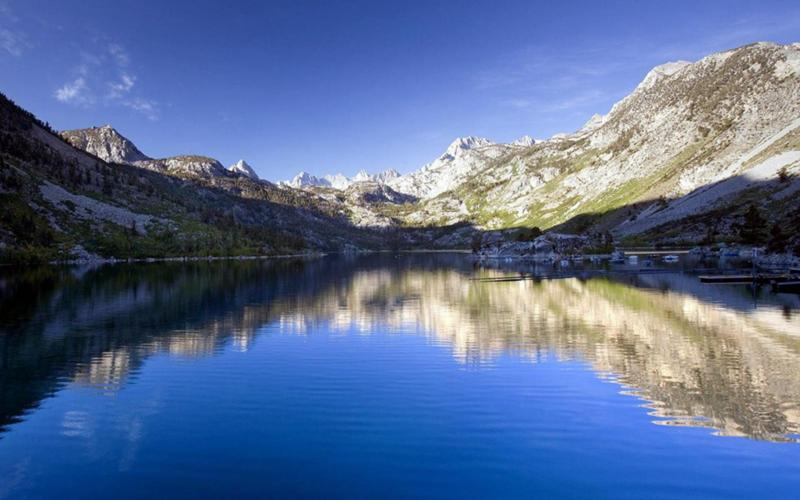
#> input picture lab1/test_image.jpg, 800 x 500 px
$ python erosion.py
#> lines starting #> are read from the running program, lines starting #| are printed output that depends on the picture; after the words box and inside, x2 and y2 are one past the last pixel; in counts of white or black regions, pixels touching at a corner belong together
import cv2
import numpy as np
import time
import matplotlib.pyplot as plt

def erosion_opencv(image):
    """
    Применяет эрозию к изображению используя OpenCV
    """
    kernel = np.ones((3, 3), np.uint8)
    return cv2.erode(image, kernel, iterations=1)

def erosion_native(image):
    """
    Применяет эрозию к изображению используя нативную реализацию
    """
    # Создаем выходное изображение
    height, width = image.shape
    output = np.zeros((height, width), dtype=np.uint8)

    # Проходим по каждому пикселю изображения (кроме границ)
    for i in range(1, height-1):
        for j in range(1, width-1):
            # Получаем окно 3x3 вокруг текущего пикселя
            window = image[i-1:i+2, j-1:j+2]
            # Применяем операцию эрозии (минимум в окне)
            output[i, j] = np.min(window)

    return output

def compare_methods(image_path):
    """
    Сравнивает время выполнения и результаты обоих методов
    """
#> called with image_path = 'test_image.jpg'
    # Загружаем изображение и конвертируем в градации серого
    image = cv2.imread(image_path, cv2.IMREAD_GRAYSCALE)
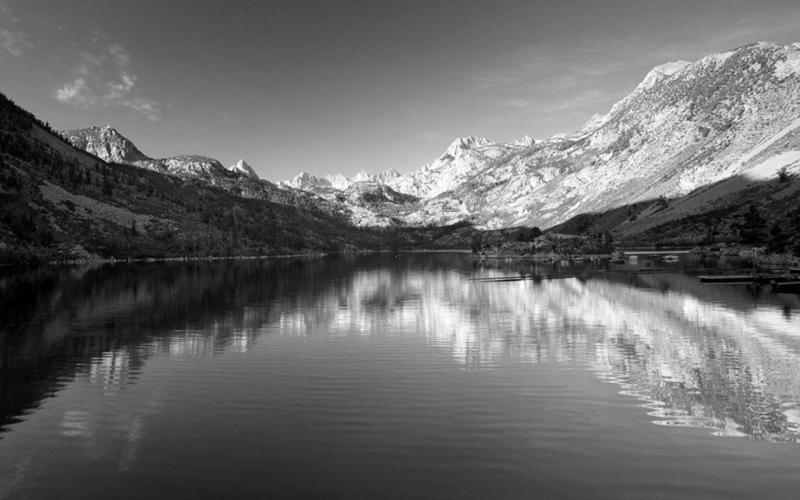
#> image: shape (500, 800); min 0, max 255, mean 106

    # Применяем пороговую обработку для получения бинарного изображения
    _, binary = cv2.threshold(image, 127, 255, cv2.THRESH_BINARY)
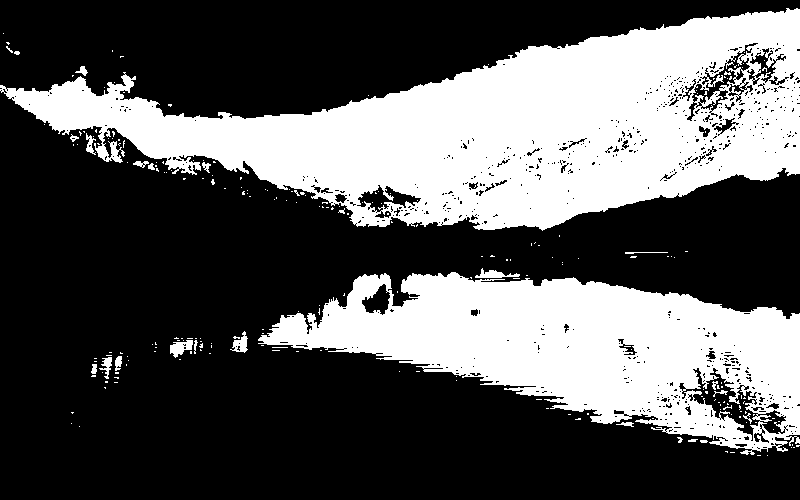
#> binary: shape (500, 800); 35% white; 235 white regions (211 under 20 px), largest, box (x1, y1, x2, y2) and area: (0, 8, 800, 231) 86390, (258, 272, 800, 455) 51283, (170, 340, 193, 358) 240

    # Замеряем время для OpenCV реализации
    start_time = time.time()
    opencv_result = erosion_opencv(binary)
#> in erosion_opencv, `return cv2.erode(image, kernel, iterations=1)`:
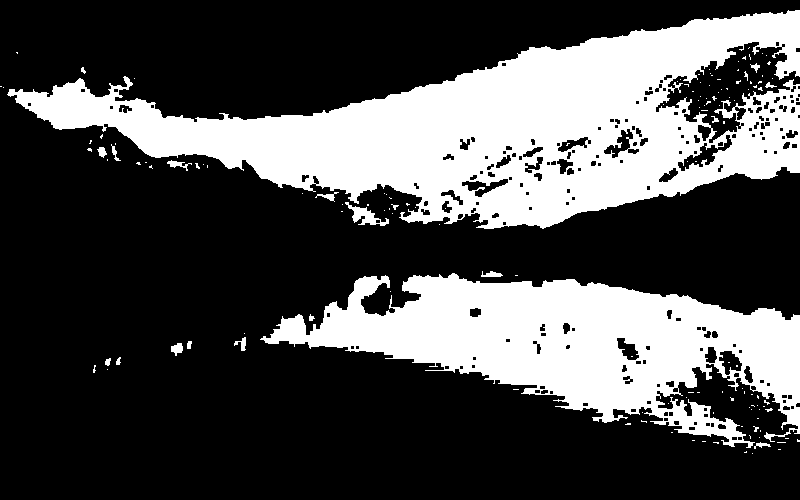
#> returned value: shape (500, 800); 30.3% white; 143 white regions (123 under 20 px), largest, box (x1, y1, x2, y2) and area: (7, 10, 800, 229) 74928, (260, 273, 800, 448) 44696, (345, 202, 389, 226) 381
    opencv_time = time.time() - start_time

    # Замеряем время для нативной реализации
    start_time = time.time()
    native_result = erosion_native(binary)
#> after the loop in erosion_native, `for i in range(1, height-1):`:
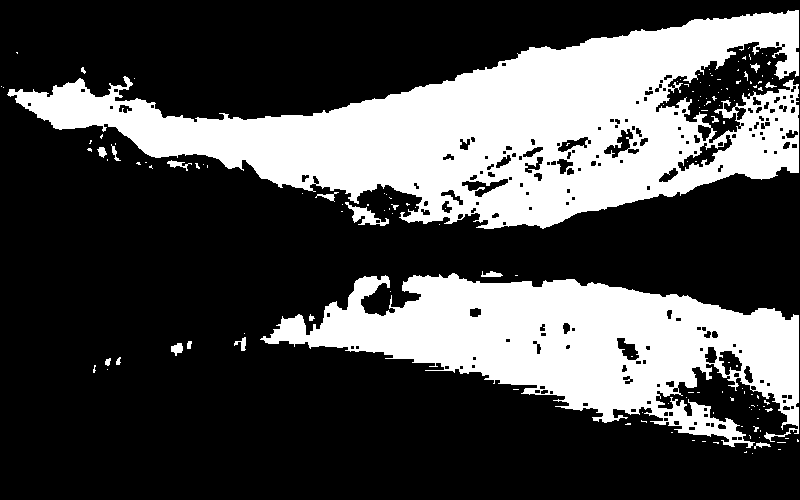
#> output: shape (500, 800); 30.3% white; 143 white regions (123 under 20 px), largest, box (x1, y1, x2, y2) and area: (7, 10, 799, 229) 74788, (260, 273, 799, 448) 44581, (345, 202, 389, 226) 381
    native_time = time.time() - start_time

    # Отображаем результаты
    plt.figure(figsize=(12, 4))

    plt.subplot(131)
    plt.imshow(binary, cmap='gray')
    plt.title('Исходное изображение')
    plt.axis('off')

    plt.subplot(132)
    plt.imshow(opencv_result, cmap='gray')
    plt.title(f'OpenCV\n{opencv_time:.4f} сек')
    plt.axis('off')

    plt.subplot(133)
    plt.imshow(native_result, cmap='gray')
    plt.title(f'Нативная реализация\n{native_time:.4f} сек')
    plt.axis('off')

    plt.tight_layout()
    plt.show()

    return opencv_time, native_time

if __name__ == "__main__":
    # Путь к тестовому изображению
    image_path = "test_image.jpg"  # Замените на путь к вашему изображению

    try:
        opencv_time, native_time = compare_methods(image_path)
        print(f"\nВремя выполнения:")
        print(f"OpenCV: {opencv_time:.4f} секунд")
        print(f"Нативная реализация: {native_time:.4f} секунд")
        print(f"Разница в скорости: {native_time/opencv_time:.2f}x")
    except Exception as e:
        print(f"Ошибка при обработке изображения: {str(e)}")
